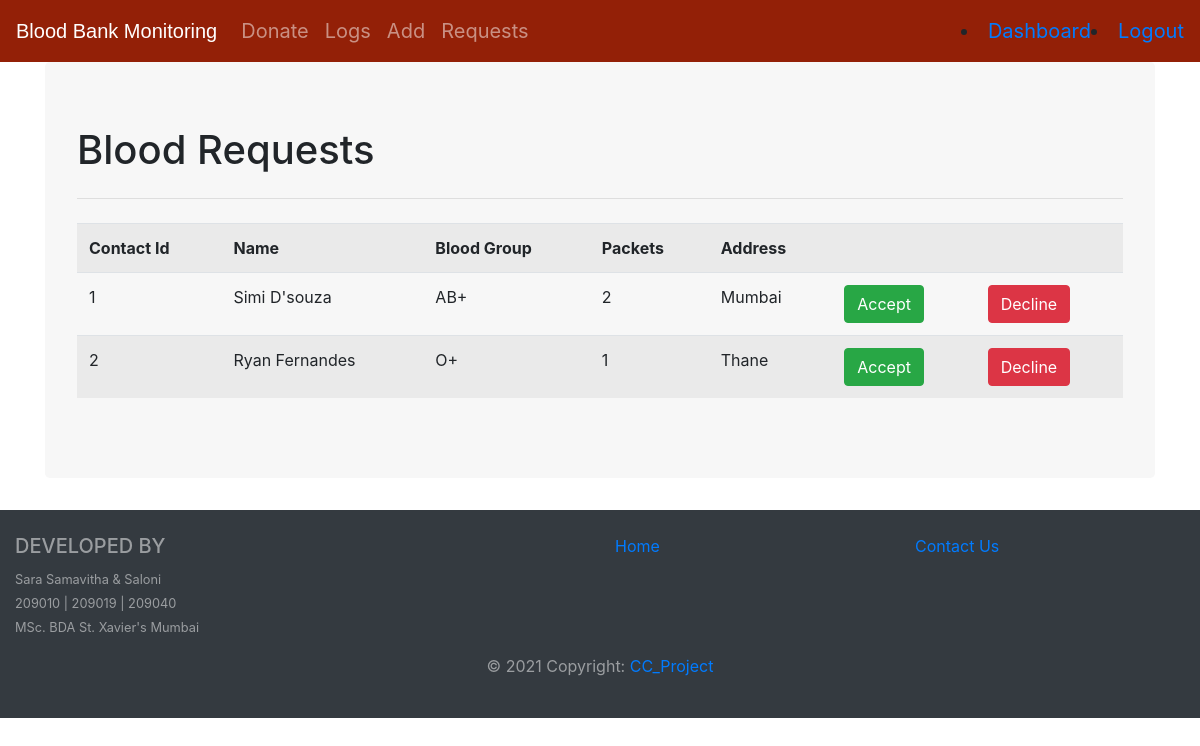
Page /notifications (signed in) on the committed database.
### models.py (models this page shows, shortened)
class CONTACT(db.Model):
    contact_id = db.Column(db.Integer, primary_key=True)
    b_group = db.Column(db.String(50), db.ForeignKey('BLOODBANK.b_group'))
    c_packets = db.Column(db.Integer)
    f_name = db.Column(db.String(50))
    address = db.Column(db.String(250))

### routes.py (the view)
@app.route('/notifications')
@is_logged_in
def notifications():
    result = CONTACT.query.first()
    requests = CONTACT.query.all()
    if result:
        return render_template('notification.html',requests=requests)
    else:
        msg = ' No requests found '
        return render_template('notification.html',msg=msg)

### routes.py (called while the page is built)
def is_logged_in(f):
    @wraps(f)
    def wrap(*args, **kwargs):
        if 'logged_in' in session:
            return f(*args, **kwargs)
        else:
            flash('Unauthorized, Please login!', 'danger')
            return redirect(url_for('login'))
    return wrap

### templates/notification.html
{% extends 'layout.html'%}
{% block body %}
<div class="jumbotron"style="background-color:#f7f7f7;">
  <h1>Blood Requests</h1>
  <hr class="my-4">
  <table class="table table-striped">
    <tr>
      <th>Contact Id</th>
      <th>Name</th>
      <th>Blood Group</th>
      <th>Packets</th>
      <th>Address</th>
      <th></th>
      <th></th>
    </tr>
    {% for request in requests %}
      <tr>
        <td>{{request.contact_id}}</td>
        <td>{{request.f_name}}</td>
        <td>{{request.b_group}}</td>
        <td>{{request.c_packets}}</td>
        <td>{{request.address}}</td>
        <td><a href="notifications/accept/{{request.contact_id}}" class="btn btn-success">Accept</a></td>
        <td><a href="notifications/decline/{{request.contact_id}}" class="btn btn-danger">Decline</a></td>
      </tr>
    {% endfor %}
  </table>
</div>
{% endblock%}

### rows in the picture
CONTACT: contact_id "1", f_name "Simi D'souza", b_group "AB+", c_packets "2", address "Mumbai"
CONTACT: contact_id "2", f_name "Ryan Fernandes", b_group "O+", c_packets "1", address "Thane"
